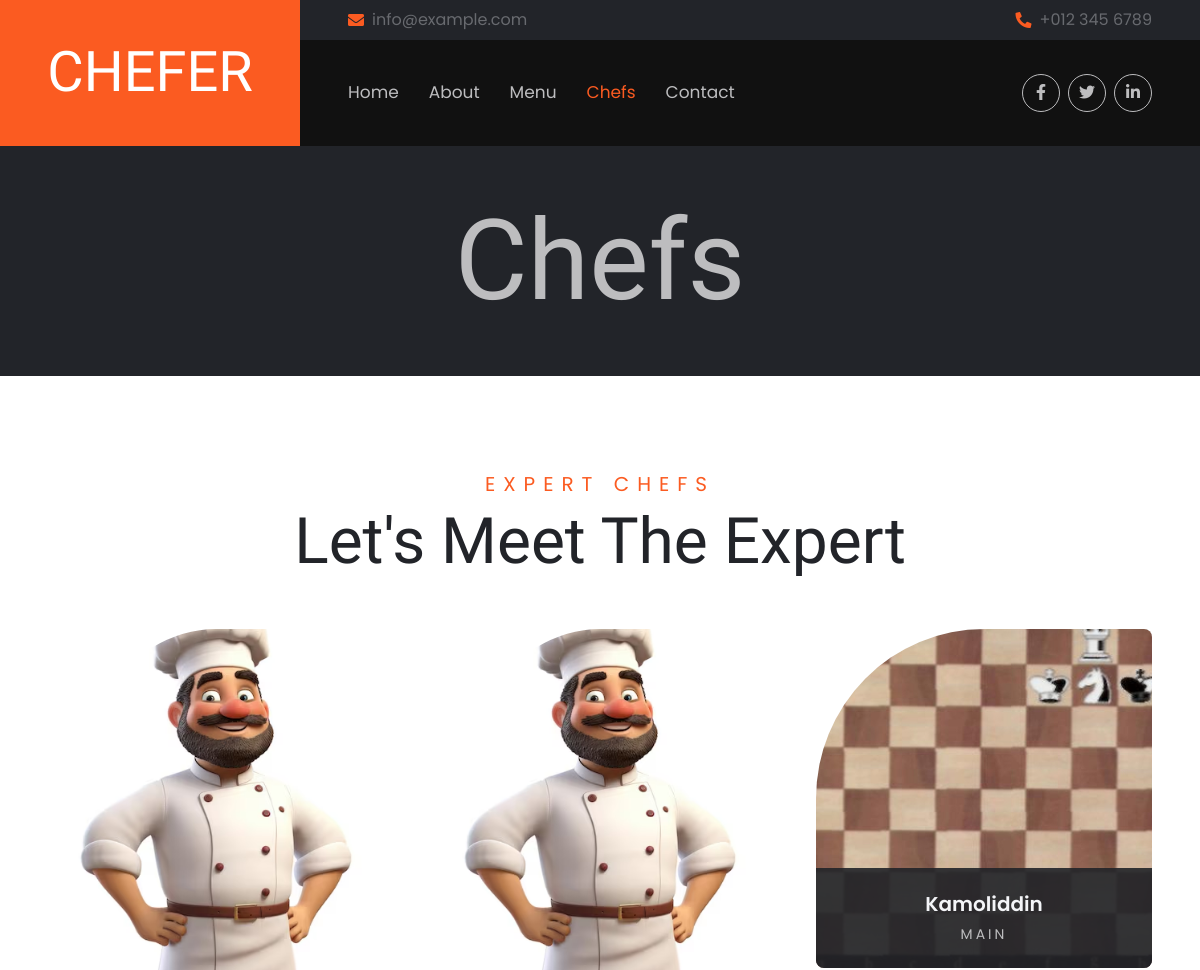
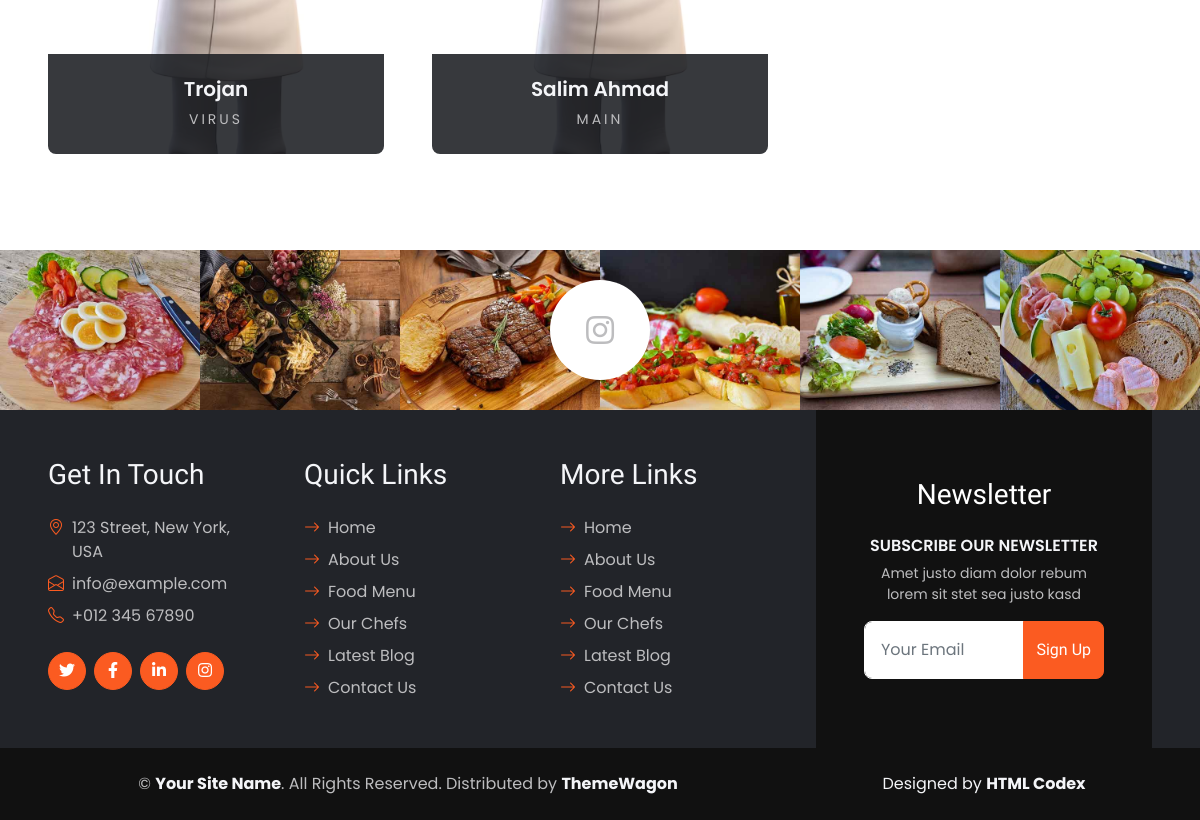
The page /chefs on the database its author committed (2 pictures, top to bottom).
### home/models.py (models this page shows, shortened)
class Chef(models.Model):
    name = models.CharField(max_length=30)
    image = models.ImageField(upload_to='chefs/', default='chef_default.png', blank=True)
    position = models.CharField(max_length=30)

### home/views.py (the view)
# urls.py: path('chefs', ChefsView.as_view(), name='chefs'),
class ChefsView(View):
    def get(self, request):
        chefs = Chef.objects.all().order_by('-id')[:3]
        context = {
            'chefs':chefs,
        }
        return render(request, 'team.html', context)

### templates/team.html (shortened to what this page needs)
{% extends 'base.html' %}
{% block content %}
    <div class="container-fluid p-5 mb-5 bg-dark text-secondary">
        <div class="container wow fadeIn" data-wow-delay="0.1s">
            <h1 class="display-1 text-secondary text-center mb-0">Chefs</h1>
        </div>
    </div>
    <div class="container-fluid p-5">
        <div class="mb-5 text-center wow fadeIn" data-wow-delay="0.1s" style="max-width: 700px; margin: auto;">
            <h5 class="section-title">Expert Chefs</h5>
            <h1 class="display-3 mb-0">Let's Meet The Expert</h1>
        </div>
        <div class="row g-5">
            {% for chef in chefs %}
            <div class="col-lg-4 col-md-6 wow fadeIn" data-wow-delay="0.1s">
                <div class="team-item position-relative">
                    <div class="position-relative overflow-hidden rounded-circle rounded-bottom rounded-end">
                        <img class="img-fluid w-100" src="{{chef.image.url}}" alt="">
                    </div>
                    <div class="position-absolute start-0 bottom-0 d-flex flex-column justify-content-center w-100 rounded-bottom text-center"
                        style="height: 100px; background: rgba(34, 36, 41, .9);">
                        <h5 class="text-light">{{chef.name}}</h5>
                        <p class="small text-uppercase text-secondary m-0" style="letter-spacing: 3px;">{{chef.position}}</p>
                    </div>
                </div>
            </div>
            {% endfor %}
        </div>
    </div>
    <div class="container-fluid position-relative instagram p-0 mt-5">
        <a href="" class="d-flex align-items-center justify-content-center position-absolute top-50 start-50 translate-middle bg-white rounded-circle" style="width: 100px; height: 100px; z-index: 1;">
            <i class="fab fa-instagram fa-2x text-secondary"></i>
        </a>
        <div class="row g-0">
            <div class="col-lg-2 col-md-3 col-sm-4 wow fadeIn" data-wow-delay="0.1s">
                <img class="img-fluid" src="img/menu-2.jpg" alt="">
            </div>
            <div class="col-lg-2 col-md-3 col-sm-4 wow fadeIn" data-wow-delay="0.2s">
                <img class="img-fluid" src="img/menu-3.jpg" alt="">
            </div>
            <div class="col-lg-2 col-md-3 col-sm-4 wow fadeIn" data-wow-delay="0.3s">
                <img class="img-fluid" src="img/menu-4.jpg" alt="">
            </div>
            <div class="col-lg-2 col-md-3 col-sm-4 wow fadeIn" data-wow-delay="0.4s">
                <img class="img-fluid" src="img/menu-5.jpg" alt="">
            </div>
            <div class="col-lg-2 col-md-3 col-sm-4 wow fadeIn" data-wow-delay="0.5s">
                <img class="img-fluid" src="img/menu-6.jpg" alt="">
            </div>
            <div class="col-lg-2 col-md-3 col-sm-4 wow fadeIn" data-wow-delay="0.6s">
                <img class="img-fluid" src="img/menu-7.jpg" alt="">
            </div>
        </div>
    </div>
{% endblock %}

### static/css/style.css (style rules this page uses)
h1, h2, h3, .font-heading { font-family: "Emblema One", system-ui; font-weight: 400; font-style: normal; }
h4, h5, h6, .font-body { font-family: "Poppins", sans-serif; font-weight: 600; font-style: normal; }
@media (min-width: 992px) { .display-1 { font-size: 7rem; } }
.section-title { color: var(--bs-primary); font-weight: 400; text-transform: uppercase; letter-spacing: .5rem; }
.team-item img { transform: scale(1.2); transition: .5s; }
.instagram img { transition: .5s; }

### rows shown on the page
Chef: image (placeholder picture), name "Trojan", position "VIRUS"
Chef: image (placeholder picture), name "Salim Ahmad", position "MAIN"
Chef: image (picture), name "Kamoliddin", position "MAIN"
